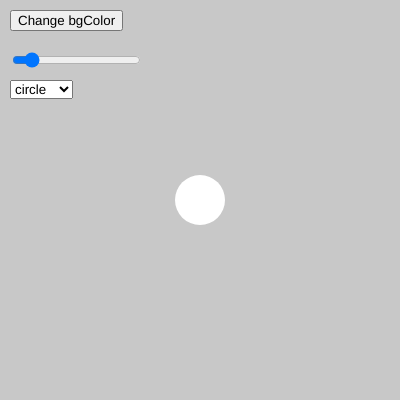
Frame 1 (no input)
Frame 60 (no input): identical to frame 1, image omitted
Frame 120 (the mouse pressed at the canvas centre since frame 60): identical to frame 1, image omitted

The p5.js sketch that drew this single still picture (run headless with seeded random() and noise() and a simulated clock; from frame 60 on, the mouse is pressed at the canvas centre):

// p5.js sketch
// ── sketch.js
let bgcolor, button, slider;
let backgroundColor = ["#bfafef", "#8ac2ed", "#92dddb", "#92e8b1"];
let chosenShape = "circle";

function setup() {
  createCanvas(400, 400);

  // button affects background color
  bgcolor = color(200);
  button = createButton("Change bgColor");
  button.mousePressed(changeColor);
  button.position(10, 10);

  button.addClass("bg-btn");
  //   button.style('font-size', '12px');
  //   button.style('padding', '12px 24px');
  //   button.style('border-radius', '50px');

  // slider affects circle size
  // createSlider(min, max, start, step);
  slider = createSlider(10, 400, 50, 10);
  slider.position(10, 50);

  sel = createSelect();
  sel.position(10, 80);
  sel.option("circle");
  sel.option("square");
  sel.option("star");
  sel.changed(changeShape);
}

function draw() {
  background(bgcolor);
  drawChosenShape();
}

function changeColor() {
  bgcolor = color(random(backgroundColor));
}

function changeShape() {
  chosenShape = sel.value();
}

function drawChosenShape() {
  if (chosenShape == "circle") {
    noStroke();
    fill(255);
    ellipse(200, 200, slider.value());
  } else if (chosenShape == "square") {
    rectMode(CENTER);
    noStroke();
    fill(255);
    rect(200, 200, slider.value());
  } else if (chosenShape == "star") {
    noStroke();
    fill(255);
    star(width/2, height/2, slider.value()/4, slider.value()/2, 5);
  }
}

function star(x, y, radius1, radius2, npoints) {
  let angle = TWO_PI / npoints;
  let halfAngle = angle / 2.0;
  beginShape();
  for (let a = 0; a < TWO_PI; a += angle) {
    let sx = x + cos(a) * radius2;
    let sy = y + sin(a) * radius2;
    vertex(sx, sy);
    sx = x + cos(a + halfAngle) * radius1;
    sy = y + sin(a + halfAngle) * radius1;
    vertex(sx, sy);
  }
  endShape(CLOSE);
  
}
// ── style.css
html, body {
  margin: 0;
  padding: 0;
}
canvas {
  display: block;
}

.bg-btn {
  background: "#85cbcc";
  border-radius: 100px;
  padding: 6px 12px;
  font-size: 15px;
  cursor: pointer;
}

.bg-btn:hover {
  background: white;
  border: 2px solid blue; 
}
